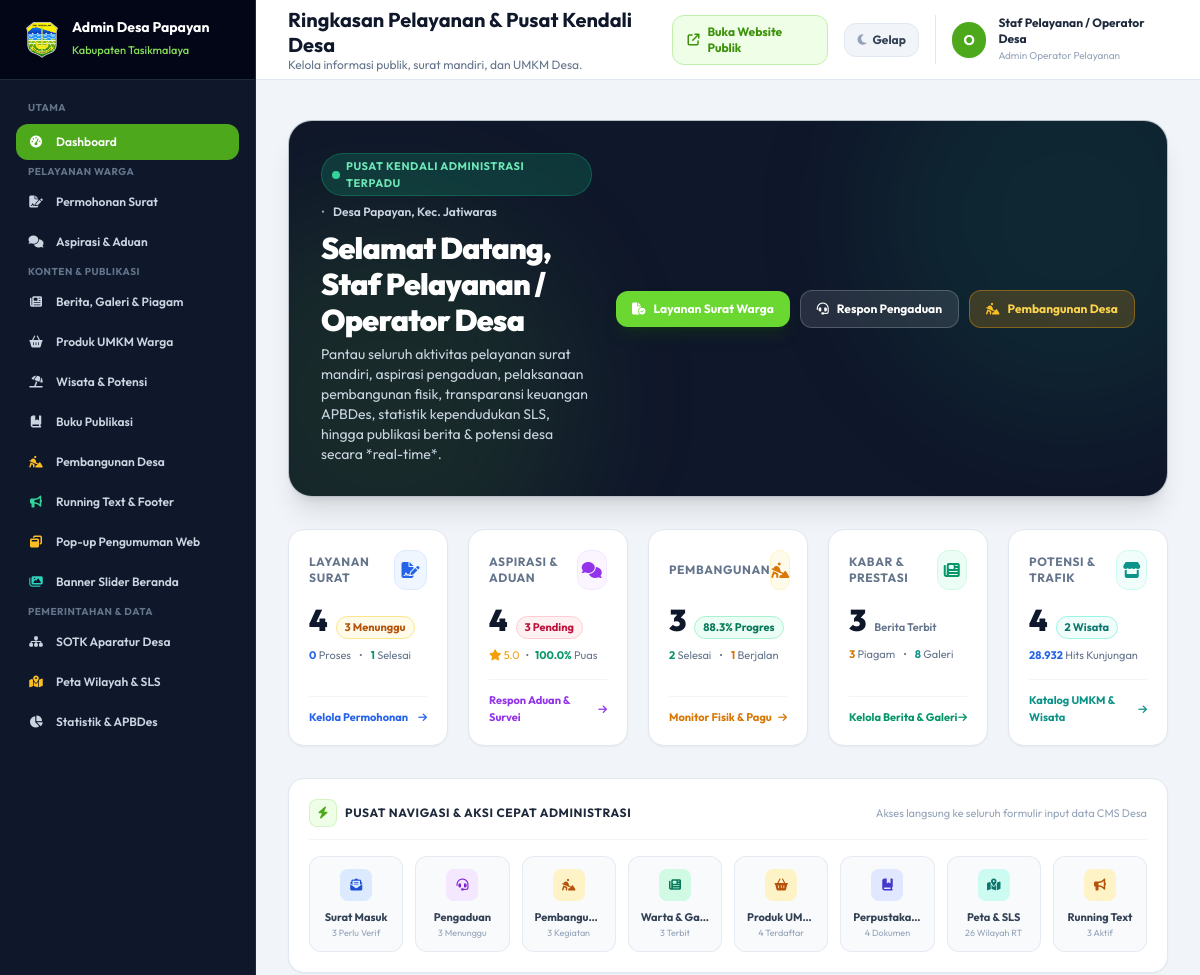
The app's page /admin (signed in, upper part), older data.
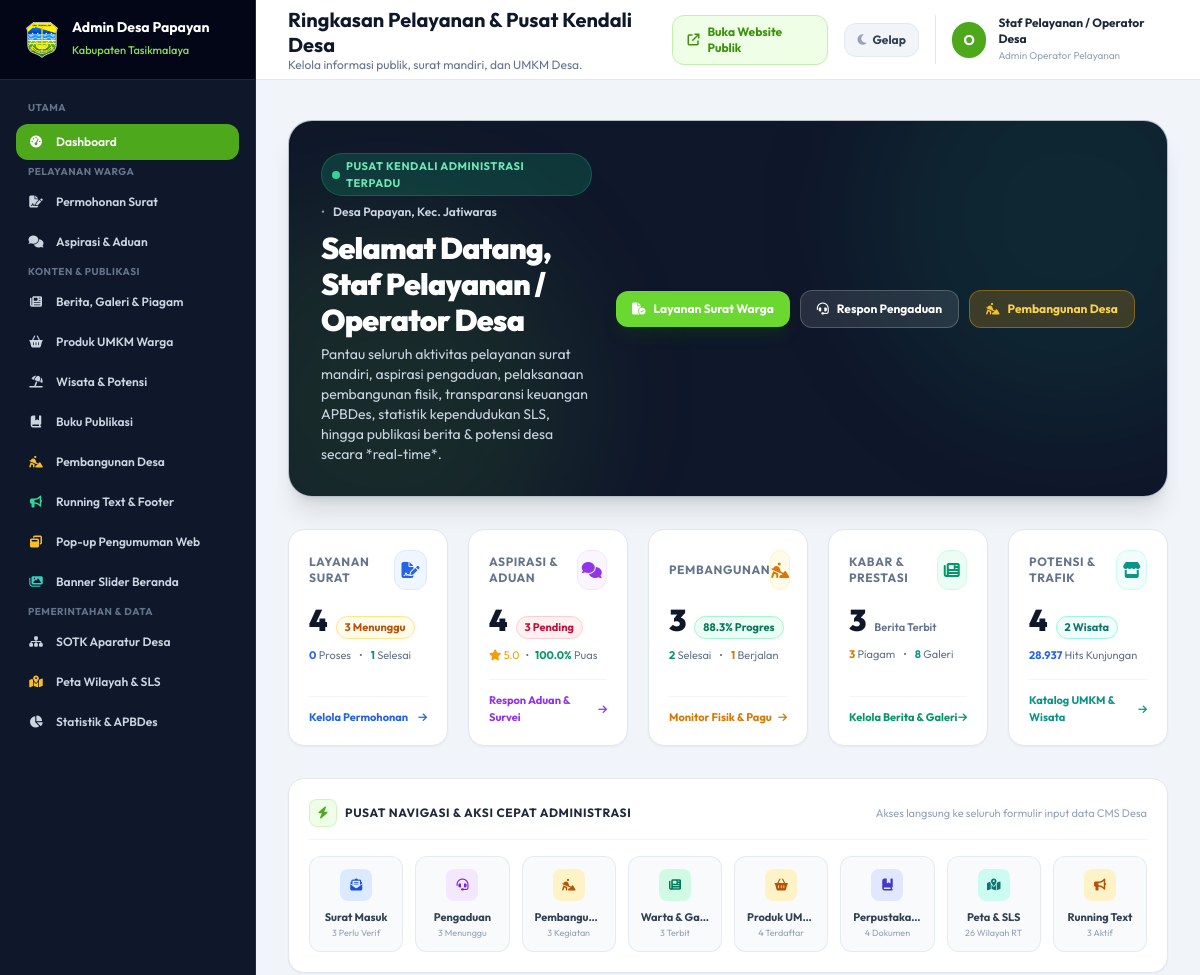
The same page, newer data.
### tables this page shows
CREATE TABLE visitor_totals (
        id INTEGER PRIMARY KEY,
        base_hits INTEGER DEFAULT 28000,
        total_hits INTEGER DEFAULT 28519
    );

### app.py (the view)
@app.route('/admin')
@login_required
def admin_dashboard():
    conn = get_db()
    cursor = conn.cursor()
    cursor.execute("SELECT COUNT(*), SUM(CASE WHEN status='Menunggu' THEN 1 ELSE 0 END), SUM(CASE WHEN status='Diproses' THEN 1 ELSE 0 END), SUM(CASE WHEN status='Selesai' THEN 1 ELSE 0 END) FROM layanan_surat")
    s_row = cursor.fetchone() or (0, 0, 0, 0)
    total_surat = s_row[0] or 0
    surat_pending = s_row[1] or 0
    surat_proses = s_row[2] or 0
    surat_selesai = s_row[3] or 0
    cursor.execute("SELECT COUNT(*), SUM(CASE WHEN status='Belum Ditanggapi' OR status='Menunggu' THEN 1 ELSE 0 END), SUM(CASE WHEN status='Perlu Perlakuan Khusus' THEN 1 ELSE 0 END), SUM(CASE WHEN status='Sudah Diselesaikan' OR status='Selesai' THEN 1 ELSE 0 END) FROM pengaduan")
    p_row = cursor.fetchone() or (0, 0, 0, 0)
    total_aduan = p_row[0] or 0
    aduan_pending = p_row[1] or 0
    aduan_khusus = p_row[2] or 0
    aduan_selesai = p_row[3] or 0
    cursor.execute("SELECT COUNT(*), COALESCE(AVG(rating), 5.0), COALESCE(SUM(CASE WHEN rating >= 4 THEN 1 ELSE 0 END), 0) FROM feedback_kepuasan")
    fb_row = cursor.fetchone() or (0, 5.0, 0)
    total_feedback = fb_row[0] or 0
    avg_feedback_rating = round(fb_row[1], 1) if total_feedback > 0 else 5.0
    puas_feedback_pct = round((fb_row[2] / total_feedback * 100), 1) if total_feedback > 0 else 100.0
    cursor.execute("SELECT COUNT(*) FROM berita")
    total_berita = cursor.fetchone()[0] or 0
    cursor.execute("SELECT COUNT(*), COALESCE(SUM(CASE WHEN tipe = 'penghargaan' OR kategori = 'Piagam & Penghargaan' THEN 1 ELSE 0 END), 0), COALESCE(SUM(CASE WHEN status = 'Menunggu' OR status = 'pending' THEN 1 ELSE 0 END), 0) FROM galeri")
    g_row = cursor.fetchone() or (0, 0, 0)
    total_galeri = g_row[0] or 0
    total_prestasi = g_row[1] or 0
    pending_galeri = g_row[2] or 0
    cursor.execute("SELECT COUNT(*), COALESCE(SUM(CASE WHEN status='Disetujui' OR status='disetujui' OR status='aktif' THEN 1 ELSE 0 END), 0), COALESCE(SUM(CASE WHEN status='Menunggu Approval' OR status='pending' THEN 1 ELSE 0 END), 0) FROM umkm")
    u_row = cursor.fetchone() or (0, 0, 0)
    total_umkm = u_row[0] or 0
    umkm_disetujui = u_row[1] or 0
    umkm_pending = u_row[2] or 0
    cursor.execute("SELECT COUNT(*), COALESCE(SUM(CASE WHEN status='Disetujui' OR status='disetujui' OR status='aktif' THEN 1 ELSE 0 END), 0) FROM wisata")
    w_row = cursor.fetchone() or (0, 0)
    total_wisata = w_row[0] or 0
    wisata_aktif = w_row[1] or 0
    cursor.execute("SELECT COUNT(*), COALESCE(SUM(jumlah_unduh), 0), COALESCE(SUM(jumlah_baca), 0) FROM buku_publikasi")
    pub_row = cursor.fetchone() or (0, 0, 0)
    total_publikasi = pub_row[0] or 0
    publikasi_unduh = pub_row[1] or 0
    publikasi_baca = pub_row[2] or 0
    cursor.execute("SELECT COUNT(*) FROM perangkat_desa")
    total_perangkat = cursor.fetchone()[0] or 0
    cursor.execute("""
        SELECT
            COUNT(*),
            COALESCE(SUM(anggaran), 0),
            COALESCE(SUM(CASE WHEN status_progres = 'Selesai' THEN anggaran ELSE (anggaran * progres_persen / 100.0) END), 0),
            COALESCE(SUM(CASE WHEN status_progres = 'Selesai' THEN 1 ELSE 0 END), 0),
            COALESCE(SUM(CASE WHEN status_progres = 'Sedang Dikerjakan' OR status_progres = 'Sedang Berjalan' THEN 1 ELSE 0 END), 0),
            COALESCE(SUM(CASE WHEN status_progres = 'Rencana' THEN 1 ELSE 0 END), 0),
            COALESCE(AVG(progres_persen), 0)
        FROM pembangunan_desa
    """)
    pb_row = cursor.fetchone() or (0, 0, 0, 0, 0, 0, 0)
    pembangunan_total = pb_row[0] or 0
    pembangunan_anggaran = pb_row[1] or 0
    pembangunan_realisasi = pb_row[2] or 0
    pembangunan_selesai = pb_row[3] or 0
    pembangunan_berjalan = pb_row[4] or 0
    pembangunan_rencana = pb_row[5] or 0
    pembangunan_avg_progres = round(pb_row[6], 1) if pembangunan_total > 0 else 0
    cursor.execute("SELECT COUNT(*) FROM running_texts WHERE is_active = 1")
    rt_count = cursor.fetchone()[0] or 0
    cursor.execute("SELECT COUNT(*) FROM banner_slider WHERE is_active = 1")
    slider_count = cursor.fetchone()[0] or 0
    cursor.execute("SELECT COUNT(*) FROM popup_informasi WHERE status = 'aktif'")
    popup_count = cursor.fetchone()[0] or 0
    cursor.execute("SELECT total_hits FROM visitor_totals WHERE id = 1")
    v_row = cursor.fetchone()
    total_hits = v_row[0] if v_row else 28933
    cursor.execute("SELECT * FROM statistik WHERE total_penduduk > 0 ORDER BY tahun DESC LIMIT 1")
    stat_row = cursor.fetchone()
    if not stat_row:
        cursor.execute("SELECT * FROM statistik ORDER BY tahun DESC LIMIT 1")
        stat_row = cursor.fetchone()
    stat_penduduk = dict(stat_row or {})
    cursor.execute("SELECT COUNT(*) FROM statistik_sls WHERE tahun = ?", (stat_penduduk.get('tahun', 2026),))
    total_sls = cursor.fetchone()[0] or 26
    tahun_stat = stat_penduduk.get('tahun', 2026)
    cursor.execute("SELECT SUM(anak_stunting), SUM(jumlah_anak_balita) FROM statistik_stunting WHERE tahun = ?", (tahun_stat,))
    stunt_res = cursor.fetchone()
    total_stunting = (stunt_res[0] if stunt_res and stunt_res[0] is not None else 0)
    total_balita = (stunt_res[1] if stunt_res and stunt_res[1] is not None else 0)
    cursor.execute("SELECT SUM(anak_gizi_buruk) FROM statistik_gizi_buruk WHERE tahun = ?", (tahun_stat,))
    gizi_res = cursor.fetchone()
    total_gizi_buruk = (gizi_res[0] if gizi_res and gizi_res[0] is not None else 0)
    cursor.execute("SELECT SUM(anak_yatim), SUM(anak_piatu), SUM(yatim_piatu) FROM statistik_anak WHERE tahun = ?", (tahun_stat,))
    anak_res = cursor.fetchone()
    anak_yatim = (anak_res[0] if anak_res and anak_res[0] is not None else 0)
    anak_piatu = (anak_res[1] if anak_res and anak_res[1] is not None else 0)
    anak_yp = (anak_res[2] if anak_res and anak_res[2] is not None else 0)
    total_yatim_semua = anak_yatim + anak_piatu + anak_yp
    cursor.execute("SELECT * FROM apbdes WHERE id = 1")
    apbdes_row = cursor.fetchone()
    apbdes_data = dict(apbdes_row or {})
    cursor.execute("SELECT * FROM layanan_surat ORDER BY id DESC LIMIT 5")
    recent_surat = [dict(row) for row in cursor.fetchall()]
    cursor.execute("SELECT * FROM pengaduan ORDER BY id DESC LIMIT 5")
    recent_aduan = [dict(row) for row in cursor.fetchall()]
    cursor.execute("SELECT id, nama_kegiatan, kategori, dusun, anggaran, progres_persen, status_progres FROM pembangunan_desa ORDER BY id DESC LIMIT 4")
    recent_pembangunan = [dict(row) for row in cursor.fetchall()]
    cursor.execute("SELECT id, judul, kategori, tipe, status, gambar, created_at FROM galeri ORDER BY id DESC LIMIT 4")
    recent_galeri = [dict(row) for row in cursor.fetchall()]
    cursor.execute("SELECT * FROM activity_logs ORDER BY id DESC LIMIT 5")
    recent_logs = [dict(r) for r in cursor.fetchall()]
    cursor.execute("SELECT COUNT(*) FROM users")
    total_users = cursor.fetchone()[0] or 0
    conn.close()
    backup_dir = os.path.join(os.path.dirname(__file__), 'backups')
    total_backups = len([f for f in os.listdir(backup_dir) if os.path.isfile(os.path.join(backup_dir, f))]) if os.path.exists(backup_dir) else 0
    metrics = {
        'total_surat': total_surat,
        'surat_pending': surat_pending,
        'surat_proses': surat_proses,
        'surat_selesai': surat_selesai,
        'total_aduan': total_aduan,
        'aduan_pending': aduan_pending,
        'aduan_khusus': aduan_khusus,
        'aduan_selesai': aduan_selesai,
        'total_feedback': total_feedback,
        'avg_feedback_rating': avg_feedback_rating,
        'puas_feedback_pct': puas_feedback_pct,
        'total_berita': total_berita,
        'total_galeri': total_galeri,
        'total_prestasi': total_prestasi,
        'pending_galeri': pending_galeri,
        'total_umkm': total_umkm,
        'umkm_disetujui': umkm_disetujui,
        'umkm_pending': umkm_pending,
        'total_wisata': total_wisata,
        'wisata_aktif': wisata_aktif,
        'total_publikasi': total_publikasi,
        'publikasi_unduh': publikasi_unduh,
        'publikasi_baca': publikasi_baca,
        'total_perangkat': total_perangkat,
        'pembangunan_total': pembangunan_total,
        'pembangunan_anggaran': pembangunan_anggaran,
        'pembangunan_realisasi': pembangunan_realisasi,
        'pembangunan_selesai': pembangunan_selesai,
        'pembangunan_berjalan': pembangunan_berjalan,
        'pembangunan_rencana': pembangunan_rencana,
        'pembangunan_avg_progres': pembangunan_avg_progres,
        'rt_count': rt_count,
        'slider_count': slider_count,
        'popup_count': popup_count,
        'total_hits': total_hits,
        'stat_penduduk': stat_penduduk,
        'total_sls': total_sls,
        'total_stunting': total_stunting,
        'total_balita': total_balita,
        'total_gizi_buruk': total_gizi_buruk,
        'total_yatim_semua': total_yatim_semua,
        'anak_yatim': anak_yatim,
        'anak_piatu': anak_piatu,
        'anak_yp': anak_yp,
        'apbdes_data': apbdes_data,
        'total_users': total_users,
        'total_backups': total_backups
    }
    return render_template(
        'admin/dashboard.html',
        metrics=metrics,
        recent_surat=recent_surat,
        recent_aduan=recent_aduan,
        recent_pembangunan=recent_pembangunan,
        recent_galeri=recent_galeri,
        recent_logs=recent_logs
    )

### app.py (called while the page is built)
@app.before_request
def track_visitor_hit():
    if request.method == 'GET' and not (
        request.path.startswith('/static') or
        request.path.startswith('/admin') or
        request.path.startswith('/api')
    ):
        try:
            record_visitor_hit()
        except Exception:
            pass

def login_required(f):
    @wraps(f)
    def decorated_function(*args, **kwargs):
        if 'user_id' not in session:
            flash('Silakan login terlebih dahulu untuk mengakses panel admin.', 'warning')
            return redirect(url_for('admin_login'))
        return f(*args, **kwargs)
    return decorated_function

### database.py (called while the page is built)
def get_db():
    conn = sqlite3.connect(DB_PATH)
    conn.row_factory = sqlite3.Row
    return conn

### security_engine.py (called while the page is built, shortened)
def get_client_ip():
    forwarded = request.headers.get('X-Forwarded-For')
    if forwarded:
        return forwarded.split(',')[0].strip()
    return request.headers.get('X-Real-IP', request.remote_addr or '127.0.0.1')

    def _cleanup(self, now):
        if now - self._last_cleanup < 60:
            return

### templates/admin/dashboard.html (shortened to what the changed rows need)
{% extends "base_admin.html" %}
{% block header_title %}Ringkasan Pelayanan & Pusat Kendali Desa{% endblock %}
{% block content %}
<div class="space-y-8 pb-10">
  <div class="relative overflow-hidden rounded-3xl p-6 sm:p-8 shadow-xl border border-slate-200/80 dark:border-slate-800 bg-gradient-to-r from-slate-900 via-brand-950 to-slate-900 dark:from-slate-950 dark:via-emerald-950/40 dark:to-slate-950 text-white">
    <div class="flex flex-col lg:flex-row lg:items-center justify-between gap-6 relative z-10">
      <div>
        <h2 class="text-2xl sm:text-3xl font-black text-white tracking-tight">
          Selamat Datang, {{ session.get('nama') or 'Administrator' }}
        </h2>
      </div>
    </div>
  </div>
  <div class="grid grid-cols-1 sm:grid-cols-2 lg:grid-cols-5 gap-4 sm:gap-5">
    <div class="bg-white dark:bg-slate-900/90 p-5 rounded-2xl border border-slate-200 dark:border-slate-800 shadow-sm flex flex-col justify-between hover:border-teal-400 dark:hover:border-teal-500 transition-all group">
      <div>
        <div>
          <div class="flex items-center gap-2 mt-2 text-[11px] text-slate-500 dark:text-slate-400">
            <span><strong class="text-blue-600 dark:text-blue-400">{{ "{:,.0f}".format(metrics.total_hits).replace(',', '.') }}</strong> Hits Kunjungan</span>
          </div>
        </div>
      </div>
    </div>
  </div>
</div>
{% endblock %}

Row changes from the older to the newer data that the page shows:
changed visitor_totals: total_hits "28.932" → "28.937"
